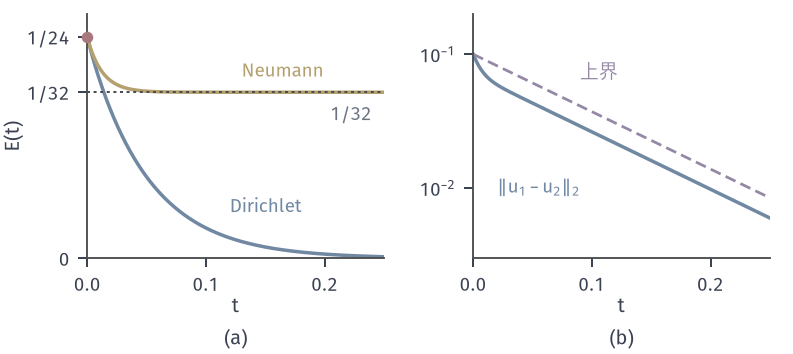

Generate this figure with Python:
from pathlib import Path
import sys
HERE = Path(__file__).resolve().parent
sys.path.insert(0, str(HERE.parent/"heat-common"))
from heat_fig import *
# Energy of the tent solution under two boundaries, and stability of the difference.
fig, axes = figure(width_mm=112, height_mm=50, ncols=2)
panel(fig, left=.11, wspace=.3, bottom=.27)
T = np.linspace(0, .25, 300)
k = np.arange(1, 2001, 2); j = np.arange(2, 2001, 4)
ED = np.array([.5*((cs(k)*np.exp(-(k*pi)**2*t))**2).sum() for t in T])
EN = np.array([.5*(1/16+((np.sqrt(2)*4/(j*pi)**2*np.exp(-(j*pi)**2*t))**2).sum()) for t in T])
ax = axes[0]
ax.plot(T, ED, color=BLUE, lw=1.4); ax.plot(T, EN, color=YELLOW, lw=1.4); ax.axhline(1/32, color=STROKE, lw=.8, ls=DOT)
dot(ax, 0, 1/24, RED)
lab(ax, .13, .0335, 'Neumann', YELLOW, ha='left', va='bottom'); lab(ax, .12, .008, 'Dirichlet', BLUE, ha='left', va='bottom'); lab(ax, .24, .0288, '$1/32$', MUTED, ha='right', va='top')
ax.set_xlim(0, .25); ax.set_ylim(0, .046); ax.set_xticks([0, .1, .2]); ax.set_yticks([0, 1/32, 1/24]); ax.set_yticklabels(['0', '1/32', '1/24']); axlab(ax, '$t$', '$E(t)$')
ax = axes[1]; T2 = np.linspace(0, .25, 300); d = lambda t: .1*np.sqrt(.5*np.exp(-2*pi**2*t)+.5*np.exp(-18*pi**2*t))
ax.semilogy(T2, d(T2), color=BLUE, lw=1.4); ax.semilogy(T2, d(0)*np.exp(-pi**2*T2), color=PURPLE, lw=1.1, ls=DASH)
lab(ax, .09, .062, r'上界', PURPLE, ha='left', va='bottom'); lab(ax, .02, .012, r'$\| u_1-u_2\|_2$', BLUE, ha='left', va='top')
ax.set_xlim(0, .25); ax.set_ylim(3e-3, .2); ax.minorticks_off(); ax.set_xticks([0, .1, .2]); ax.set_yticks([.1, .01]); ax.set_yticklabels(['$10^{-1}$', '$10^{-2}$']); axlab(ax, '$t$')
tags(fig, axes)
save(fig, HERE, 'figure', {'E0': float(ED[0])})
